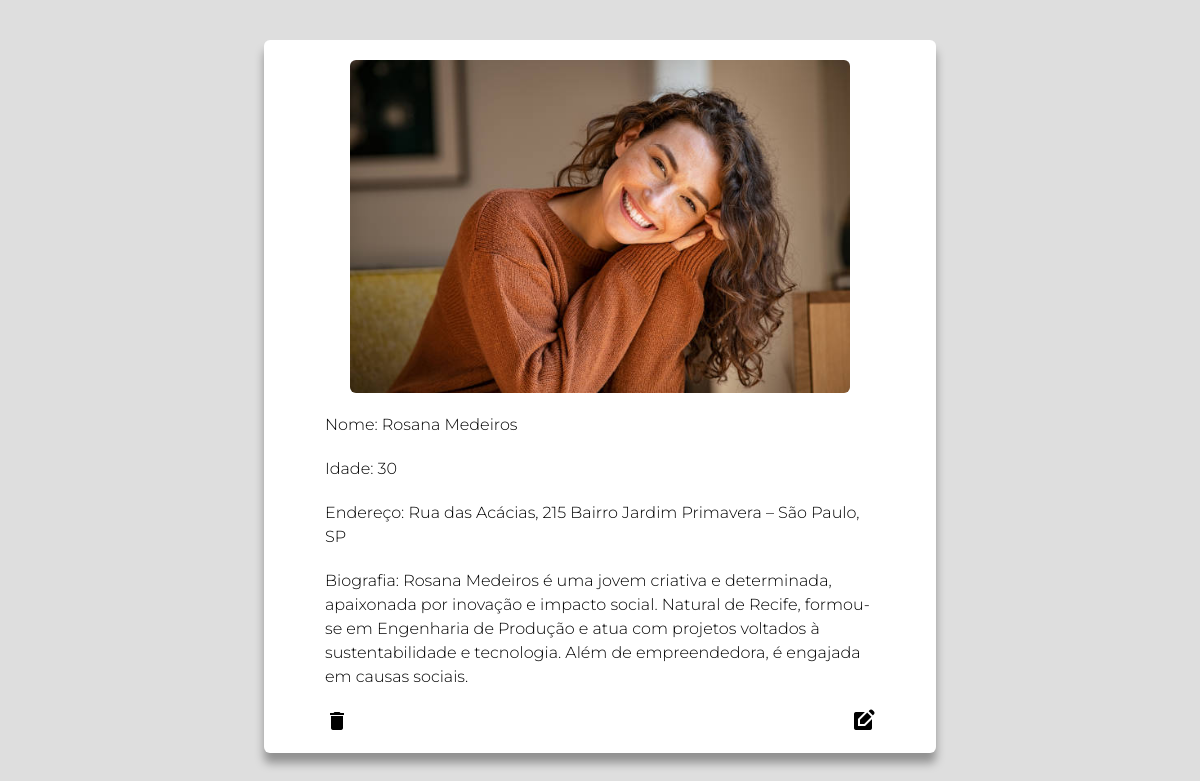
Screenshot of /Frontend/usuarios.php?id=3 with the database file from the repository.
### tables this page shows
CREATE TABLE `usuarios` (
  `id` int(11) NOT NULL,
  `imagem` varchar(266) NOT NULL,
  `nome` text NOT NULL,
  `idade` int(11) NOT NULL,
  `endereco` varchar(266) NOT NULL,
  `biografia` varchar(266) NOT NULL
);

### Frontend/usuarios.php (the view, shortened to what this page needs)
<?php
 include '../Backend/conexao.php'
?>
<!DOCTYPE html>
<html lang="pt-br">
<head>
    <link href="/Frontend/Css/custom.css" rel="stylesheet" />
    <script src="https://cdn.jsdelivr.net/npm/@tailwindcss/browser@4"></script>
</head>
<body class="bg-(--fundo)">
    <div class="flex flex-col items-center w-full">
        <div class="bg-white p-5 w-[90%] md:w-2xl flex flex-col items-center my-10 rounded-md shadow-[0_10px_10px_rgba(0,0,0,0.35)]">
            <?php
                $id = $_GET['id'];
                $query = $conn ->prepare ("SELECT * FROM usuarios WHERE id = ?");
                $query->bind_param('i',$id);
                $query->execute();
                $result = $query->get_result();
                foreach($result as $usu){
            ?>
            <div class="w-[90%] md:w-[500px] flex justify-center">
                <img class="rounded-md" src="<?=$usu['imagem']?>"/>
            </div>
            <div class="flex flex-col gap-5 py-5 md:px-[41px]">
                <h1 class="montserrat-light">Nome: <?=$usu['nome']?></h1>
                <h1 class="montserrat-light">Idade: <?=$usu['idade']?></h1>
                <h1 class="montserrat-light">Endereço: <?=$usu['endereco']?></h1>
                <h1 class="montserrat-light">Biografia: <?=$usu['biografia']?></h1>
            </div>
            <div class="w-full flex justify-between md:px-[41px]">
                <?php
                echo "<i class='material-icons cursor-pointer' onclick=\"deleta({$usu['id']})\">delete</i>";
                echo "<i class='material-icons cursor-pointer' onclick=\"window.location.href='editar.php?id={$usu['id']}'\">edit_square</i>";
                ?>
            </div>
            <?php } ?>
        </div>
    </div>
</body>
</html>

### Frontend/Css/custom.css (style rules this page uses)
:root { --fundo:#dedede; }
.montserrat-light { font-family: "Montserrat", sans-serif; font-optical-sizing: auto; font-weight: 300; font-style: normal; }

### rows the page displays
usuarios: imagem (picture), nome "Rosana Medeiros", idade "30", endereco "Rua das Acácias, 215 Bairro Jardim Primavera – São Paulo, SP", biografia "Rosana Medeiros é uma jovem criativa e determinada, apaixonada por inovação e impacto social. Natural de Recife, formou-se em Engenharia de Produção e atua com projetos voltados à sustentabilidade e tecnologia. Além de empreendedora, é engajada em causas sociais."
